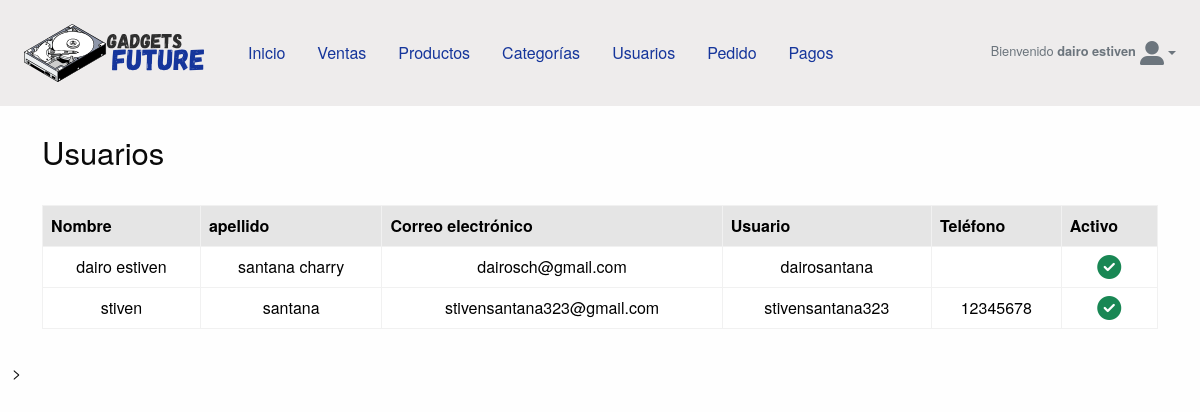
The page /cuenta/admin/usuario/ (signed in) on the database as committed earlier.
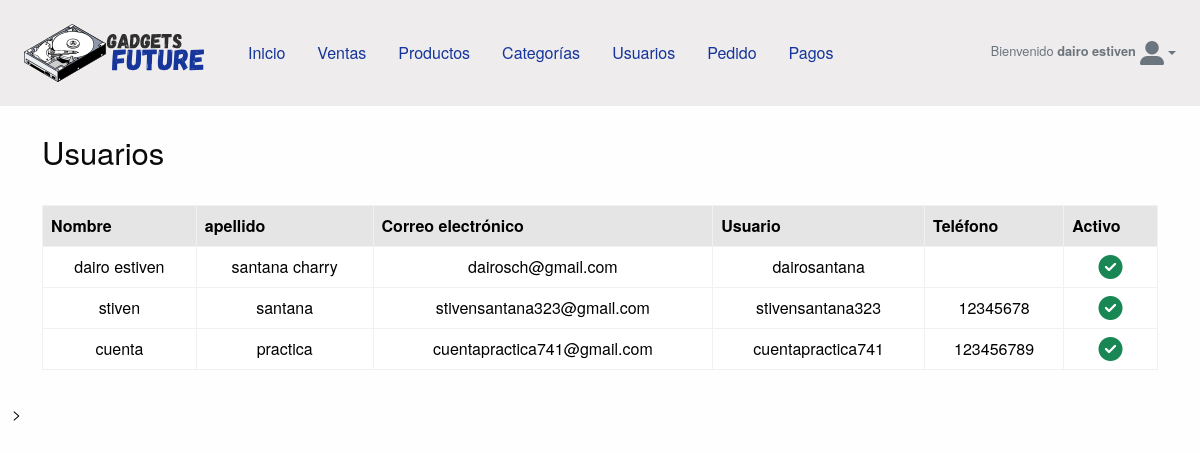
The same page on the database as committed later.
### cuenta/models.py (models this page shows, shortened)
class Cuenta(AbstractBaseUser):
    nombre = models.CharField(max_length=25)
    apellido = models.CharField(max_length=25)
    username = models.CharField(max_length=25, unique=True, verbose_name="usuario")
    correo_electronico = models.EmailField(max_length=50, unique=True)
    telefono = models.CharField(max_length=12)
    inicio_acceso = models.DateField(default=timezone.now)
    ultimo_acceso = models.DateField(default=timezone.now)
    is_staff = models.BooleanField(default=False, verbose_name="usuario")
    is_admin = models.BooleanField(default=False, verbose_name="Administrador")
    is_active = models.BooleanField(default=False, verbose_name="Actvio")
    USERNAME_FIELD = "correo_electronico"
    REQUIRED_FIELDS = ["nombre", "apellido", "username"]
    objects = ManejardorCuenta()
    def __str__(self):
        return self.correo_electronico

### config/decorators.py (the view)
    def wrapper(request, *args, **kwargs):
        cuenta = Cuenta.objects.get(correo_electronico=request.user)
        if cuenta.is_active and cuenta.is_staff and cuenta.is_admin:
            return view_func(request, *args, **kwargs)
        else:
            return redirect("inicio_sesion")

### cuenta/views.py (called while the page is built)
@login_required(login_url="inicio_sesion")
@protect_route
def listar_usuario(request):
    queryset = Cuenta.objects.all()
    if request.method == "POST":
        form = CuentaForms(request.POST)
        if form.is_valid():
            form.save()
            messages.success(request, "Usuario guardada")
            form = CuentaForms()
        else:
            messages.error(
                request,
                "Ha ocurrido un error en el formulario, intenta agregar otra vez al usuario",
            )
    else:
        form = CuentaForms()
    return render(
        request,
        "admin/usuario/lista_usuario.html",
        {"usuario": queryset, "form": form},
    )

### tienda/context_processors.py (called while the page is built)
def enlaces_categorias(request):
    enlace = Categoria.objects.all()
    return dict(enlace_categoria=enlace)

### templates/admin/usuario/lista_usuario.html (shortened to what this page needs)
{% extends 'admin/base_admin.html' %}
{% load static %}
{% block content %}
  <div>
    <div class="container my-3">
      <div class="d-flex justify-content-between my-4">
        <div>
          <h3>Usuarios</h3>
        </div>
      </div>
      <div class="d-flex justify-content-center text-center">
        <div class="col-12">
          <div class="table-responsive">
            <table id="tblAdmin" class="table table-hover table-bordered">
              <thead class="table-active">
                <tr>
                  <th scope="col">Nombre</th>
                  <th scope="col">apellido</th>
                  <th scope="col">Correo electrónico</th>
                  <th scope="col">Usuario</th>
                  <th scope="col">Teléfono</th>
                  <th scope="col">Activo</th>
                </tr>
              </thead>
              <tbody>
                {% for u in usuario %}
                  <tr>
                    <td class="align-middle">
                      <span>{{ u.nombre }}</span>
                    </td>
                    <td class="align-middle">{{ u.apellido }}</td>
                    <td class="align-middle">{{ u.correo_electronico }}</td>
                    <td class="align-middle">{{ u.username }}</td>
                    <td class="align-middle text-center">{{ u.telefono }}</td>
                    <td class="align-middle text-center">
                      {% if u.is_active %}
                        <i class="fas fa-check-circle fa-xl text-success"></i>
                      {% else %}
                        <i class="fas fa-times-circle fa-xl text-danger"></i>
                      {% endif %}
                    </td>
                  </tr>
                {% endfor %}
              </tbody>
            </table>
          </div>
        </div>
      </div>
    </div>>
  </div>
{% endblock %}

### templates/admin/include/menu.html (shortened to what this page needs)
{% load static %}
<div class="text-secondary bg-nav">
  <div class="container-fluid my-4 d-lg-flex align-items-center text-center gap-2">
    <a class="navbar-brand" href="{% url 'dashboard' %}"><img src="{% static 'img/logo.svg' %}" alt="logo" width="180px" /></a>
    <ul class="nav mb-2 mb-lg-0 colors-texto me-auto">
      <li class="nav-item">
        <a class="nav-link" href="{% url 'dashboard' %}">Inicio</a>
      </li>
      <li class="nav-item">
        <a class="nav-link" href="{% url 'lista_venta' %}">Ventas</a>
      </li>
      <li class="nav-item">
        <a class="nav-link" href="{% url 'lista_productos' %}">Productos</a>
      </li>
      <li class="nav-item">
        <a class="nav-link" href="{% url 'lista_categorias' %}">Categorías</a>
      </li>
      <li class="nav-item">
        <a class="nav-link" href="{% url 'lista_usuario' %}">Usuarios</a>
      </li>
      <li class="nav-item">
        <a class="nav-link" href="{% url 'lista_pedido' %}">Pedido</a>
      </li>
      <li class="nav-item">
        <a class="nav-link" href="{% url 'lista_pagos' %}">Pagos</a>
      </li>
    </ul>
    <div class="d-flex ml-auto">
      {% if user.is_authenticated %}
        <small class="py-0 my-0 mx-1">Bienvenido <strong>{{ user.nombre }}</strong></small>
      {% endif %}
      <li class="nav-item dropdown list-unstyled">
        <a class="nav-link dropdown-toggle" href="#" role="button" data-bs-toggle="dropdown" aria-expanded="false"><i class="fa-solid fa-user-large fa-xl"></i></a>
      </li>
    </div>
  </div>
</div>

Rows that differ between the two databases and show on the page:
added Cuenta: nombre "cuenta", apellido "practica", correo_electronico "cuentapractica741@gmail.com", username "cuentapractica741", telefono "123456789", is_active True (drawn)
